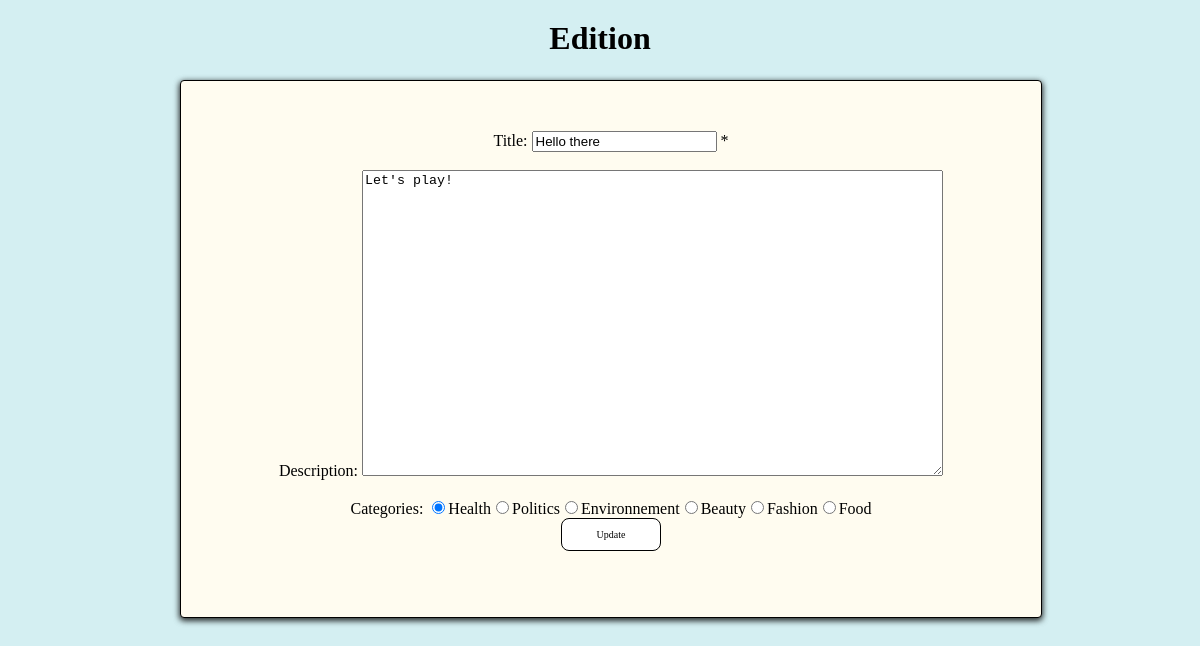
The page /edit.php?edit=8blRa6TAFRvO8DXYoThN (signed in) on the database its author committed.
### tables this page shows
CREATE TABLE `articles` (
  `idArticles` int(11) NOT NULL,
  `title` text NOT NULL,
  `description` text NOT NULL,
  `publicationDate` datetime NOT NULL,
  `idUsers` int(11) NOT NULL,
  `token` text NOT NULL
);

CREATE TABLE `categories` (
  `id` int(11) NOT NULL,
  `name` text NOT NULL,
  `idArticles` text NOT NULL
);

### class/controller.php (called while the page is built, shortened)
<?php
class Controller
{
    public static function sendQuery(mysqli $connect, string $query, array $values = null): mysqli_result|bool
    {
        if (isset($values)) {
            $res = $connect->prepare($query);
            $res->execute($values);
            return $res->get_result();
        }
        return $connect->query($query);
    }
    public static function fetchData(mysqli $connect, string $data, string $table, string $conditions, array $values = null): array|false
    {
        $res = self::sendQuery($connect, "SELECT $data FROM $table $conditions", $values);
        if ($res->num_rows == 1) {
            return $res->fetch_assoc();
        } else if ($res->num_rows > 1) {
            return $res->fetch_all(MYSQLI_ASSOC);
        }
        return false;
    }
}

### class/categorie.php (called while the page is built, shortened)
<?php
class Categorie extends Controller
{
    static function getArticlesIDByCategorieID(mysqli $connect, int $idCat): string
    {
        $articlesID = self::fetchData($connect, "idArticles", "categories", "WHERE id=?", [$idCat]);
        if ($articlesID) {
            return $articlesID["idArticles"];
        }
        return "";
    }
    static function getAllArticlesByCategorieID(mysqli $connect, int $idCat): array
    {
        $articlesID = self::getArticlesIDByCategorieID($connect, $idCat);
        $articles = [];
        if ($articlesID) {
            if (strlen($articlesID) == 1) {
                array_push($articles, self::fetchData($connect, "*", "articles", "WHERE idArticles=?", [$articlesID]));
            } elseif (strlen($articlesID) > 1) {
                $articlesID = explode(',', $articlesID);
                foreach ($articlesID as $artID) {
                    array_push($articles, self::fetchData($connect, "*", "articles", "WHERE idArticles=?", [$artID]));
                }
            }
        }
        return $articles;
    }
    static function getAllCategories(mysqli $connect): array|false
    {
        $categories = self::fetchData($connect, "*", "categories", "");
        if ($categories) {
            $allCat = [];
            $tmpCat = [];
            foreach ($categories as $cat) {
                $tmpCat["id"] = $cat["id"];
                $tmpCat["name"] = $cat["name"];
                $tmpCat["articles"] = self::getAllArticlesByCategorieID($connect, $cat["id"]);
                array_push($allCat, $tmpCat);
                $tmpCat = [];
            }
            return $allCat;
        }
        return false;
    }
}

### class/article.php (called while the page is built, shortened)
<?php
class Article extends Controller
{
    static function getCategorieByArticleID(mysqli $connect, int $artID): array|false
    {
        $categories = Categorie::getAllCategories($connect);
        if ($categories) {
            foreach ($categories as $cat) {
                foreach ($cat["articles"] as $article) {
                    if ($article["idArticles"] == $artID) {
                        return $cat;
                    }
                }
            }
        }
        return false;
    }
}

### edit.php (the view, shortened to what this page needs)
<?php
require_once 'class/controller.php';
require_once 'class/article.php';
require_once 'class/categorie.php';
$dbconnect = Util::getDatabaseConnection();
$connect = $dbconnect->conn;
$titleErr = "";
$title =  "";
$description = "";
if (isset($_GET["edit"]) && !empty($_GET["edit"])) {
    $editToken = htmlspecialchars($_GET["edit"]);
    $editArticle = Controller::fetchData($connect, "*", "articles", "WHERE token=?", [$editToken]);
    if ($editArticle) {
        $title = $editArticle['title'];
        $description = $editArticle['description'];
    } else {
        die('Erreur :l\'article concerné n\'existe pas...');
    }
}
?>
<!DOCTYPE html>
<html>
<head>
</head>
<body>
    <h2>Edition</h2>
    <div class=card>
        <form method="post" action="<?php echo htmlspecialchars($_SERVER["PHP_SELF"]); ?>">
            Title: <input type="text" name="title" value="<?php echo $title ?>" required>
            <span class="error">* <?php echo $titleErr; ?></span>
            <br><br>
            Description: <textarea name="description" rows="20" cols="70"><?php echo $description ?></textarea>
            <br><br>
            <div>
                Categories:
                <?php
                $catArticle = Article::getCategorieByArticleID($connect, $editArticle["idArticles"]);
                $arrayCat = Controller::fetchData($connect, "id,name", "categories", "");
                foreach ($arrayCat as $cat) {
                    if ($catArticle) {
                        if ($cat["name"] == $catArticle["name"]) {
                            echo '<input type="radio" name="categories" value="' . $cat["id"] . '" checked>' . ucfirst($cat["name"]);
                        } else {
                            echo '<input type="radio" name="categories" value="' . $cat["id"] . '">' . ucfirst($cat["name"]);
                        }
                    } else {
                        echo '<input type="radio" name="categories" value="' . $cat["id"] . '">' . ucfirst($cat["name"]);
                    }
                }
                ?>
            </div>
            <button name="edit" type="submit" value="send">Update</button>
        </form>
</body>
</html>

### assets/css/style-edit.php (style rules this page uses)
body { background: #D4EFF2; margin-top:20px; }
.card { position: absolute ; display: flex; flex-direction: column; width: 70vw; top: 10%; left: 15%; right: 20%; word-wrap: break-word; background-color: #FFFCF0; background-clip: border-box; border: 0.6px solid black; display: flex; text-align:center; justify-content: center; flex-direction: row; padding: 50px 10px; border-radius: .25rem; margin-bottom: 1.5rem; box-shadow: 0 2px 6px 0 rgb(000 000 000 / 65%), 0 2px 6px 0 rgb(000 000 000 / 54%); }
button { display: inline-block; padding: 10px 24px; font-size: 10px; font-family: Merriweather; width:100px; cursor: pointer; text-align: center; text-decoration: none; outline: none; color: black; background-color: white; border: 1px solid black; border-radius: 8px; }
h2 { text-align:center; font-family:sans serif; font-size:200%; }

### rows shown on the page
articles: title "Hello there", description "Let's play!"
categories: name "Health"
categories: name "Politics"
categories: name "Environnement"
categories: name "Beauty"
categories: name "Fashion"
categories: name "Food"
